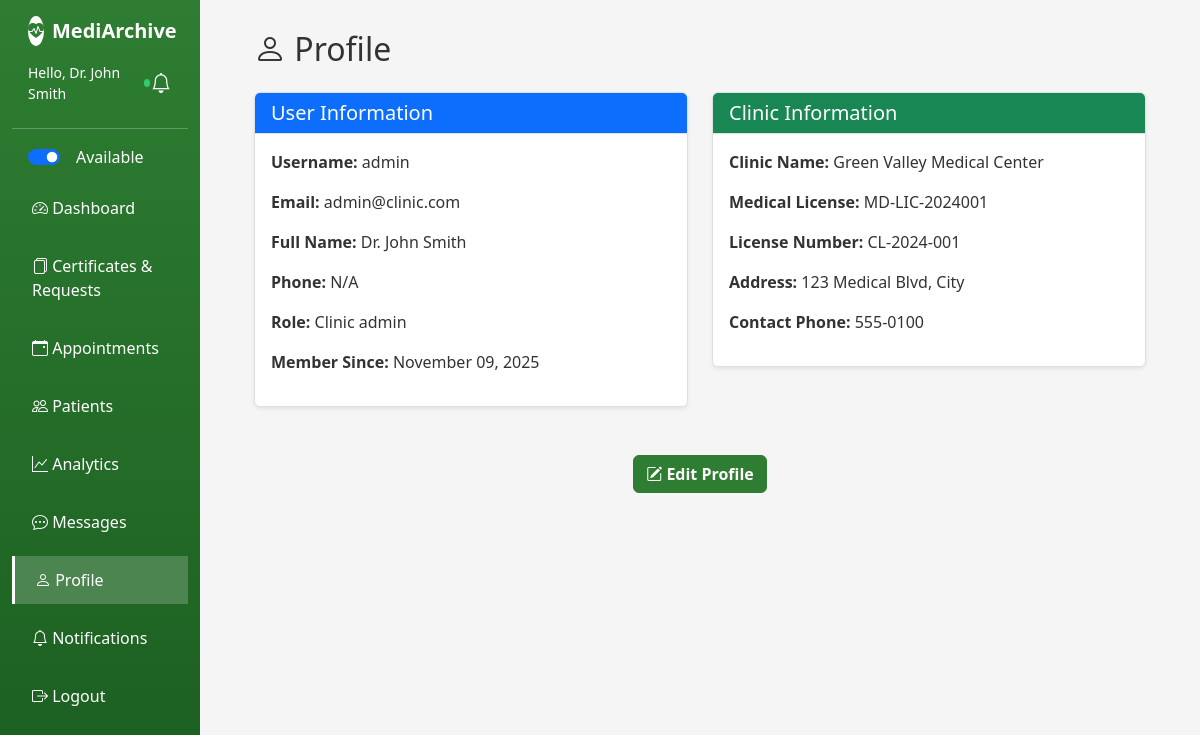
Screenshot of /views/profile.php (signed in) with the database file from the repository.
### tables this page shows
CREATE TABLE IF NOT EXISTS clinics (
    id INT PRIMARY KEY AUTO_INCREMENT,
    user_id INT NOT NULL,
    clinic_name VARCHAR(100) NOT NULL,
    license_number VARCHAR(50),
    medical_license VARCHAR(100) NOT NULL,
    specialization VARCHAR(100) NOT NULL,
    address TEXT,
    contact_phone VARCHAR(20),
    signature_path VARCHAR(255) NULL COMMENT 'Path to doctor signature image',
    seal_path VARCHAR(255) NULL COMMENT 'Path to clinic seal image',
    is_available BOOLEAN DEFAULT TRUE COMMENT 'Clinic availability for chat/appointments',
    available_from TIME DEFAULT '09:00:00',
    available_to TIME DEFAULT '17:00:00',
    created_at TIMESTAMP DEFAULT CURRENT_TIMESTAMP,
    FOREIGN KEY (user_id) REFERENCES users(id) ON DELETE CASCADE,
    INDEX idx_user_id (user_id),
    INDEX idx_specialization (specialization),
    INDEX idx_is_available (is_available)
);

CREATE TABLE IF NOT EXISTS users (
    id INT PRIMARY KEY AUTO_INCREMENT,
    username VARCHAR(50) UNIQUE NOT NULL,
    email VARCHAR(100) UNIQUE NOT NULL,
    password VARCHAR(255) NOT NULL,
    full_name VARCHAR(100) NOT NULL,
    role ENUM('clinic_admin', 'patient', 'web_admin') NOT NULL DEFAULT 'patient',
    phone VARCHAR(20),
    profile_photo VARCHAR(255) NULL COMMENT 'Path to user profile photo',
    home_address TEXT NULL COMMENT 'User home address',
    dashboard_layout TEXT DEFAULT NULL COMMENT 'JSON for widget positions and preferences',
    created_at TIMESTAMP DEFAULT CURRENT_TIMESTAMP,
    INDEX idx_username (username),
    INDEX idx_email (email),
    INDEX idx_role (role)
);

### config.php (called while the page is built, shortened)
<?php
function isClinicAdmin() {
    return isset($_SESSION['role']) && $_SESSION['role'] === 'clinic_admin';
}
if (file_exists(__DIR__ . '/includes/bootstrap.php')) {
    require_once __DIR__ . '/includes/bootstrap.php';
}

### includes/Database.php (called while the page is built, shortened)
<?php
class Database {
    private static $instance = null;
    private $pdo;
    private function __construct()
    {
        $dsn = sprintf('mysql:host=%s;dbname=%s;charset=utf8mb4', DB_HOST, DB_NAME);
        $options = [
            PDO::ATTR_ERRMODE => PDO::ERRMODE_EXCEPTION,
            PDO::ATTR_DEFAULT_FETCH_MODE => PDO::FETCH_ASSOC,
            PDO::ATTR_EMULATE_PREPARES => false,
        ];
        $this->pdo = new PDO($dsn, DB_USER, DB_PASS, $options);
    }
    public static function getInstance()
    {
        if (self::$instance === null) {
            self::$instance = new Database();
        }
        return self::$instance;
    }
    public function fetch($sql, array $params = [])
    {
        $stmt = $this->pdo->prepare($sql);
        $stmt->execute($params);
        return $stmt->fetch();
    }
}
?>

### includes/bootstrap.php (called while the page is built, shortened)
<?php
require_once __DIR__ . '/Database.php';
function DB()
{
    return Database::getInstance();
}

### views/profile.php (the view, shortened to what this page needs)
<?php
require_once '../config.php';
$user_id = $_SESSION['user_id'];
try {
    $db = Database::getInstance();
    $user = $db->fetch("SELECT * FROM users WHERE id = ?", [$user_id]);
    if ($_SESSION['role'] === 'clinic_admin') {
        $profile = $db->fetch("SELECT * FROM clinics WHERE user_id = ?", [$user_id]);
    } else {
        $profile = $db->fetch("SELECT * FROM patients WHERE user_id = ?", [$user_id]);
    }
} catch (Exception $e) {
    $user = null;
    $profile = null;
}
?>
<!DOCTYPE html>
<html lang="en">
<head>
<link href="https://cdn.jsdelivr.net/npm/bootstrap@5.3.0/dist/css/bootstrap.min.css" rel="stylesheet">
<link rel="stylesheet" href="https://cdn.jsdelivr.net/npm/bootstrap-icons@1.10.0/font/bootstrap-icons.css">
</head>
<body>
<div class="container-fluid">
    <div class="row">
        <?php include 'includes/sidebar.php'; ?>
        <main class="col-md-9 ms-sm-auto col-lg-10 px-md-4">
            <div class="main-content">
                <h2 class="mb-4"><i class="bi bi-person"></i> Profile</h2>
                <div class="row">
                    <div class="col-md-6 mb-4">
                        <div class="card shadow-sm">
                            <div class="card-header bg-primary text-white">
                                <h5 class="mb-0">User Information</h5>
                            </div>
                            <div class="card-body">
                                <p><strong>Username:</strong> <?php echo htmlspecialchars($user['username']); ?></p>
                                <p><strong>Email:</strong> <?php echo htmlspecialchars($user['email']); ?></p>
                                <p><strong>Full Name:</strong> <?php echo htmlspecialchars($user['full_name']); ?></p>
                                <p><strong>Phone:</strong> <?php echo htmlspecialchars($user['phone'] ?? 'N/A'); ?></p>
                                <p><strong>Role:</strong> <?php echo str_replace('_', ' ', ucwords($user['role'])); ?></p>
                                <p><strong>Member Since:</strong> <?php echo date('F d, Y', strtotime($user['created_at'])); ?></p>
                            </div>
                        </div>
                    </div>
                    <div class="col-md-6 mb-4">
                        <div class="card shadow-sm">
                            <div class="card-header bg-success text-white">
                                <h5 class="mb-0"><?php echo $_SESSION['role'] === 'clinic_admin' ? 'Clinic Information' : 'Patient Information'; ?></h5>
                            </div>
                            <div class="card-body">
                                <?php if ($profile): ?>
                                    <?php if ($_SESSION['role'] === 'clinic_admin'): ?>
                                        <p><strong>Clinic Name:</strong> <?php echo htmlspecialchars($profile['clinic_name']); ?></p>
                                        <p><strong>Medical License:</strong> <?php echo htmlspecialchars($profile['medical_license'] ?? 'N/A'); ?></p>
                                        <p><strong>License Number:</strong> <?php echo htmlspecialchars($profile['license_number'] ?? 'N/A'); ?></p>
                                        <p><strong>Address:</strong> <?php echo htmlspecialchars($profile['address'] ?? 'N/A'); ?></p>
                                        <p><strong>Contact Phone:</strong> <?php echo htmlspecialchars($profile['contact_phone'] ?? 'N/A'); ?></p>
                                    <?php endif; ?>
                                <?php else: ?>
                                    <p class="text-muted">No additional information available</p>
                                <?php endif; ?>
                            </div>
                        </div>
                    </div>
                </div>
                <div class="text-center mt-4">
                    <a href="edit_profile.php" class="btn btn-primary">
                        <i class="bi bi-pencil-square"></i> Edit Profile
                    </a>
                </div>
            </div>
        </main>
    </div>
</div>
</body>
</html>

### views/includes/sidebar.php (shortened to what this page needs)
<?php
$current_page = basename($_SERVER['PHP_SELF']);
$role = $_SESSION['role'] ?? '';
?>
<nav class="col-md-3 col-lg-2 d-md-block sidebar collapse">
    <div class="position-sticky pt-3">
        <div class="d-flex align-items-center gap-2 px-3 mb-2">
            <?php if ($role === 'web_admin'): ?>
            <span class="bg-success rounded-circle d-inline-flex align-items-center justify-content-center" style="width:30px;height:30px;color:#000;"><i class="bi bi-shield-check"></i></span>
            <h5 class="text-white mb-0"><strong>MediArchive</strong></h5>
            <?php elseif ($role === 'clinic_admin'): ?>
            <span class="bg-white rounded-circle d-inline-flex align-items-center justify-content-center" style="width:30px;height:30px;color:#2e7d32;"><i class="bi bi-heart-pulse-fill"></i></span>
            <h5 class="text-white mb-0"><strong>MediArchive</strong></h5>
            <?php else: ?>
            <span class="bg-white rounded-circle d-inline-flex align-items-center justify-content-center" style="width:30px;height:30px;color:#1976d2;"><i class="bi bi-heart-pulse-fill"></i></span>
            <h5 class="text-white mb-0"><strong>MediArchive</strong></h5>
            <?php endif; ?>
        </div>
        <?php if (isset($_SESSION['full_name'])): ?>
        <div class="d-flex align-items-center justify-content-between px-3 py-2 text-white">
            <div class="d-flex align-items-center gap-2">
                <div class="small d-flex align-items-center gap-2">
                    <span>Hello, <?php echo htmlspecialchars($_SESSION['full_name']); ?></span>
                    <?php if (isClinicAdmin()): ?>
                        <?php
                        try {
                            $row = DB()->fetch("SELECT is_available FROM clinics WHERE user_id = ?", [$_SESSION['user_id']]);
                            $isAvail = $row ? intval($row['is_available']) : 0;
                        } catch (Exception $e) { $isAvail = 0; }
                        ?>
                        <span id="availIndicator" class="d-inline-block rounded-circle" style="width:8px;height:8px;background: <?php echo $isAvail ? '#2ecc71' : '#bdc3c7'; ?>;"></span>
                    <?php endif; ?>
                </div>
            </div>
			<div class="position-relative">
				<button class="btn btn-link text-white p-0" id="notificationBell" style="text-decoration:none;" onclick="toggleNotifications()">
					<i class="bi bi-bell fs-5"></i>
				</button>
			</div>
        </div>
        <?php endif; ?>
        <hr class="text-white">
        <ul class="nav flex-column">
            <?php if (isClinicAdmin()): ?>
            <li class="nav-item px-3 mb-2">
                <div class="form-check form-switch text-white">
                    <input class="form-check-input" type="checkbox" role="switch" id="availabilitySwitch" <?php echo $isAvail ? 'checked' : ''; ?> onclick="setAvailability(this.checked)">
                    <label class="form-check-label ms-2" for="availabilitySwitch">Available</label>
                </div>
            </li>
            <?php endif; ?>
            <li class="nav-item">
                <a class="nav-link <?php echo $current_page === 'dashboard.php' ? 'active' : ''; ?>" href="dashboard.php">
                    <i class="bi bi-speedometer2"></i> Dashboard
                </a>
            </li>
            <?php if (isClinicAdmin()): ?>
            <li class="nav-item">
                <a class="nav-link <?php echo $current_page === 'certificates.php' ? 'active' : ''; ?>" href="certificates.php">
                    <i class="bi bi-files"></i> Certificates & Requests
                </a>
            </li>
            <li class="nav-item">
                <a class="nav-link <?php echo $current_page === 'clinic_appointments.php' ? 'active' : ''; ?>" href="clinic_appointments.php">
                    <i class="bi bi-calendar-event"></i> Appointments
                </a>
            </li>
            <li class="nav-item">
                <a class="nav-link <?php echo $current_page === 'patients.php' ? 'active' : ''; ?>" href="patients.php">
                    <i class="bi bi-people"></i> Patients
                </a>
            </li>
            <li class="nav-item">
                <a class="nav-link <?php echo $current_page === 'analytics.php' ? 'active' : ''; ?>" href="analytics.php">
                    <i class="bi bi-graph-up"></i> Analytics
                </a>
            </li>
            <li class="nav-item">
                <a class="nav-link <?php echo $current_page === 'chat.php' ? 'active' : ''; ?>" href="chat.php">
                    <i class="bi bi-chat-dots"></i> Messages
                </a>
            </li>
            <?php endif; ?>
            <li class="nav-item">
                <a class="nav-link <?php echo in_array($current_page, ['profile.php', 'edit_profile.php']) ? 'active' : ''; ?>" href="profile.php">
                    <i class="bi bi-person"></i> Profile
                </a>
            </li>
            <li class="nav-item">
                <a class="nav-link <?php echo $current_page === 'notification_settings.php' ? 'active' : ''; ?>" href="notification_settings.php">
                    <i class="bi bi-bell"></i> Notifications
                </a>
            </li>
            <li class="nav-item">
                <a class="nav-link" href="logout.php">
                    <i class="bi bi-box-arrow-right"></i> Logout
                </a>
            </li>
        </ul>
    </div>
</nav>

### rows the page displays
clinics: is_available "☑", clinic_name "Green Valley Medical Center", medical_license "MD-LIC-2024001", license_number "CL-2024-001", address "123 Medical Blvd, City", contact_phone "555-0100"
users: username "admin", email "admin@clinic.com", full_name "Dr. John Smith", phone "N/A", role "Clinic admin", created_at "November 09, 2025"

### other values shown
$_SESSION['full_name'] "Dr. John Smith"
